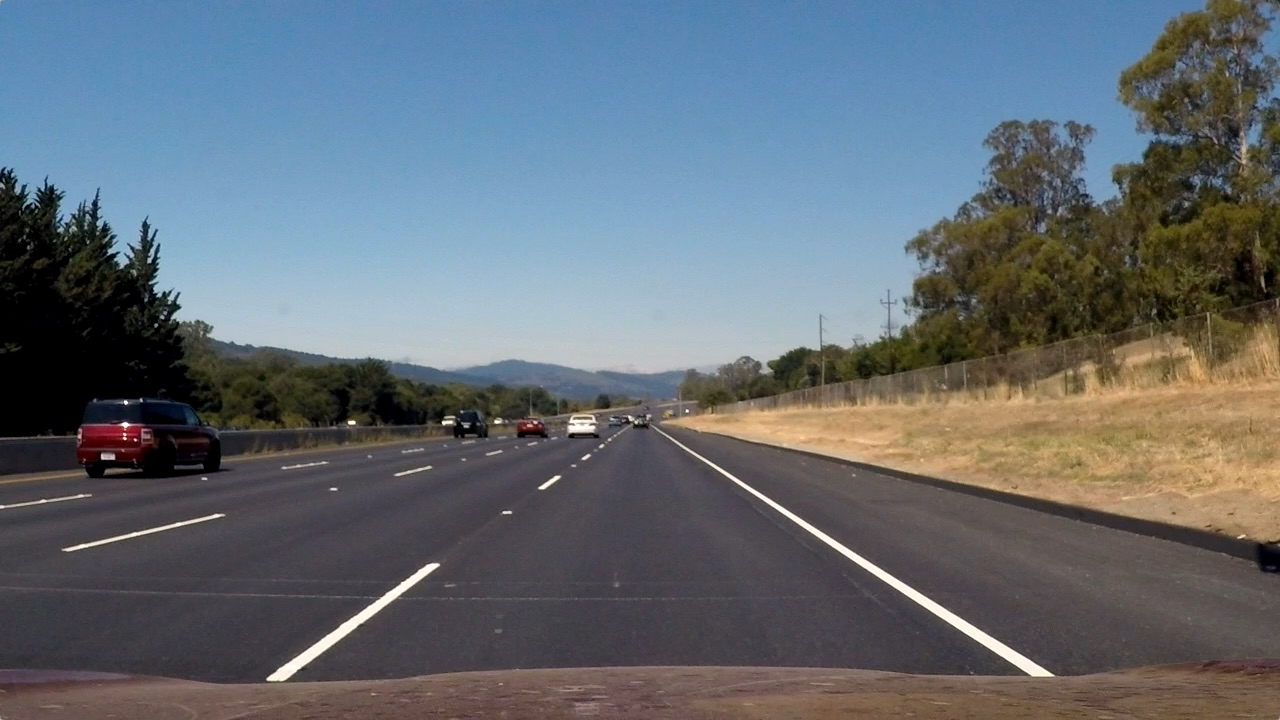
#> input picture test_images/straight_lines2.jpg, 1280 x 720 px
$ python camera.py
#> lines starting #> are read from the running program, lines starting #| are printed output that depends on the picture; after the words box and inside, x2 and y2 are one past the last pixel; in counts of white or black regions, pixels touching at a corner belong together
import numpy as np
import cv2
import sys
import math


lower_yellow = np.array([20, 100, 100])
upper_yellow = np.array([30, 255, 255])

def canny(img, low_threshold, high_threshold):
    """Applies the Canny transform"""
    return cv2.Canny(img, low_threshold, high_threshold)

#cap = cv2.VideoCapture(0)

frame = cv2.imread('../test_images/straight_lines2.jpg',1)
#> frame is the input picture: shape (720, 1280, 3); mean B, G, R 115.1, 107.7, 99.4

# Our operations on the frame come here
gray = cv2.cvtColor(frame, cv2.COLOR_BGR2GRAY)
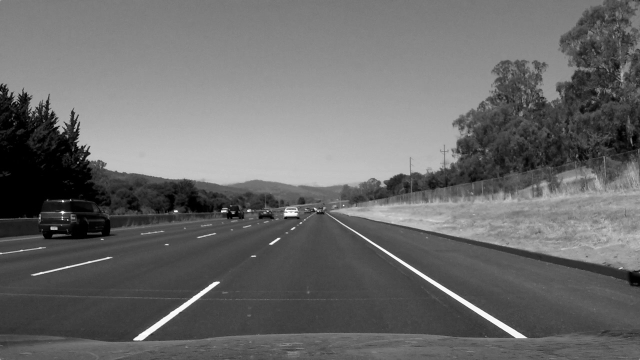
#> gray: shape (720, 1280) (shown at 1/2 size); min 0, max 254, mean 106
hsv_img = cv2.cvtColor(frame,cv2.COLOR_BGR2HSV)
#> hsv_img: shape (720, 1280, 3); mean H, S, V 81.6, 75.9, 127.4
#TODO:

mask_yellow = cv2.inRange(hsv_img,lower_yellow,upper_yellow)
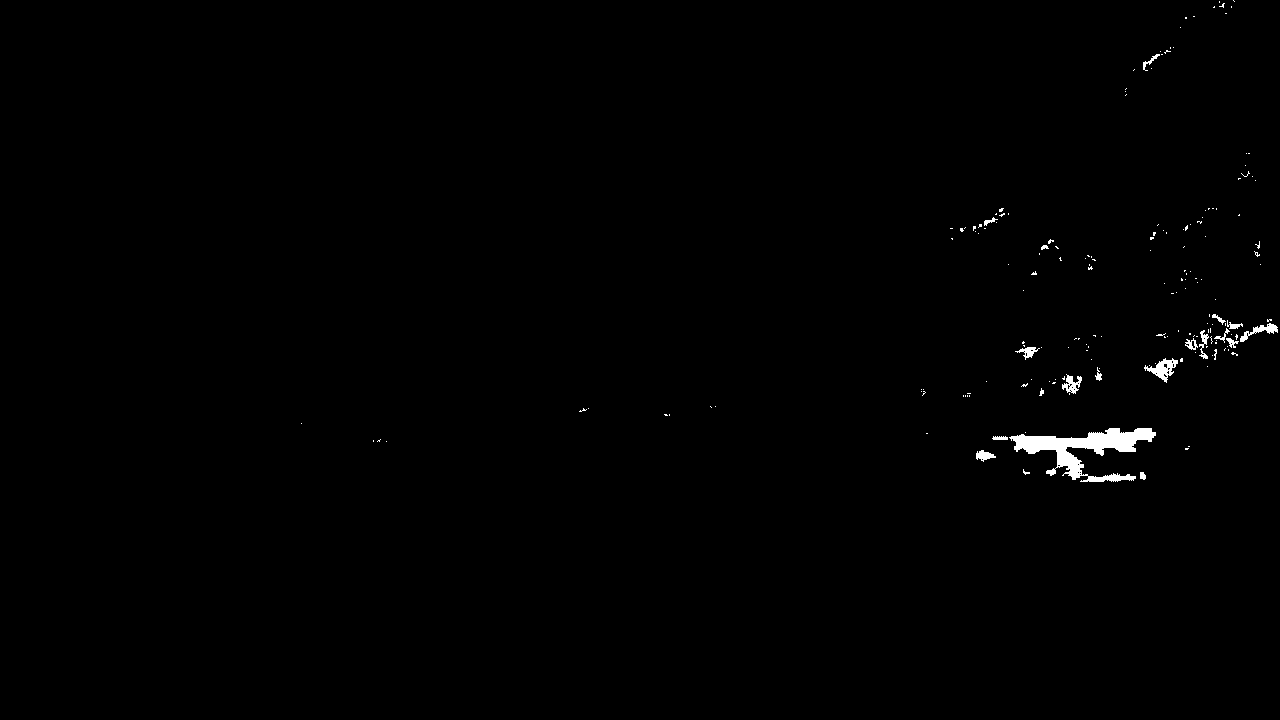
#> mask_yellow: shape (720, 1280); 0.58% white; 182 white regions (162 under 20 px), largest, box (x1, y1, x2, y2) and area: (1009, 428, 1156, 482) 2966, (1144, 358, 1178, 383) 352, (1240, 323, 1278, 342) 233
mask_white = cv2.inRange(gray, 200, 255)
#> mask_white: shape (720, 1280); 0.65% white; 66 white regions (56 under 20 px), largest, box (x1, y1, x2, y2) and area: (669, 437, 1054, 676) 2978, (267, 564, 439, 681) 1856, (65, 514, 222, 551) 389
mask_yw = cv2.bitwise_or(mask_white, mask_yellow)
#> mask_yw: shape (720, 1280); 1.2% white; 248 white regions (218 under 20 px), largest, box (x1, y1, x2, y2) and area: (669, 437, 1054, 676) 2978, (1009, 428, 1156, 482) 2966, (267, 564, 439, 681) 1856
mask_yw_image = cv2.bitwise_and(gray, mask_yw)
gauss_img = cv2.GaussianBlur(mask_yw_image,(5,5),0)

low_threshold = 50
high_threshold = 150
canny_edges = canny(gauss_img,low_threshold,high_threshold)
#> in canny, `return cv2.Canny(img, low_threshold, high_threshold)`:
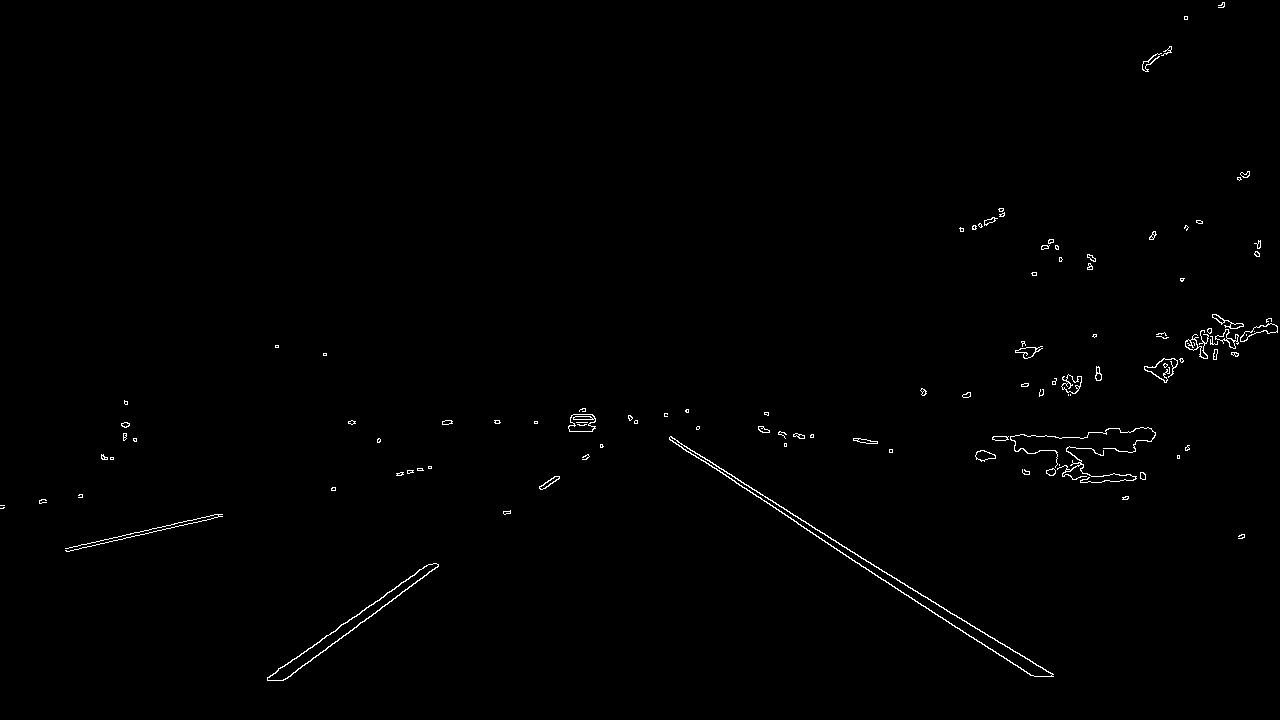
#> returned value: shape (720, 1280); 0.61% white in thin lines or dots

# Resize img
frameResize = cv2.resize(frame,(480,320))
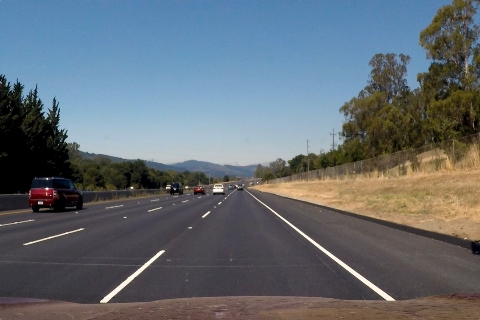
#> frameResize: shape (320, 480, 3); mean B, G, R 115, 107.6, 99.3
grayResize = cv2.resize(gray,(480,320))
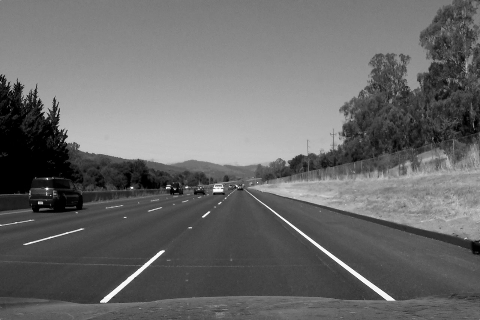
#> grayResize: shape (320, 480); min 0, max 254, mean 105.9
hsvResize = cv2.resize(hsv_img,(480,320))
#> hsvResize: shape (320, 480, 3); mean H, S, V 81.6, 75.8, 127.3
mask_white_Resize = cv2.resize(mask_white,(480,320))
mask_yw_Resize = cv2.resize(mask_yw,(480,320))

mask_yellow_Resize = cv2.resize(mask_yellow,(480,320))
#

# img_concate_Hori = np.concatenate((frameResize,hsvResize),axis=1)
# img_concate_Veti = np.concatenate((mask_yellow_Resize,mask_yellow_Resize),axis=1)
# img_concate = np.concatenate((img_concate_Hori,img_concate_Veti),axis=0)
cv2.imshow('nomal ',frameResize)
cv2.imshow('gray',grayResize)
cv2.imshow('canny',cv2.resize(canny_edges,(480,320)))
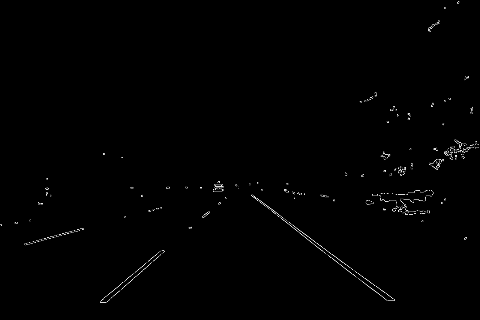
#> window 'canny': shape (320, 480); min 0, max 250, mean 1.6
cv2.imshow('gauss',cv2.resize(gauss_img,(480,320)))
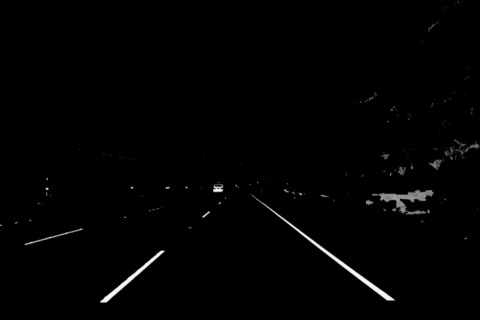
#> window 'gauss': shape (320, 480); min 0, max 253, mean 2.3

# Display the resulting frame


# move window


cv2.waitKey(0)
cv2.destroyAllWindows()

$ run again, with test_images/straight_lines1.jpg copied over test_images/straight_lines2.jpg
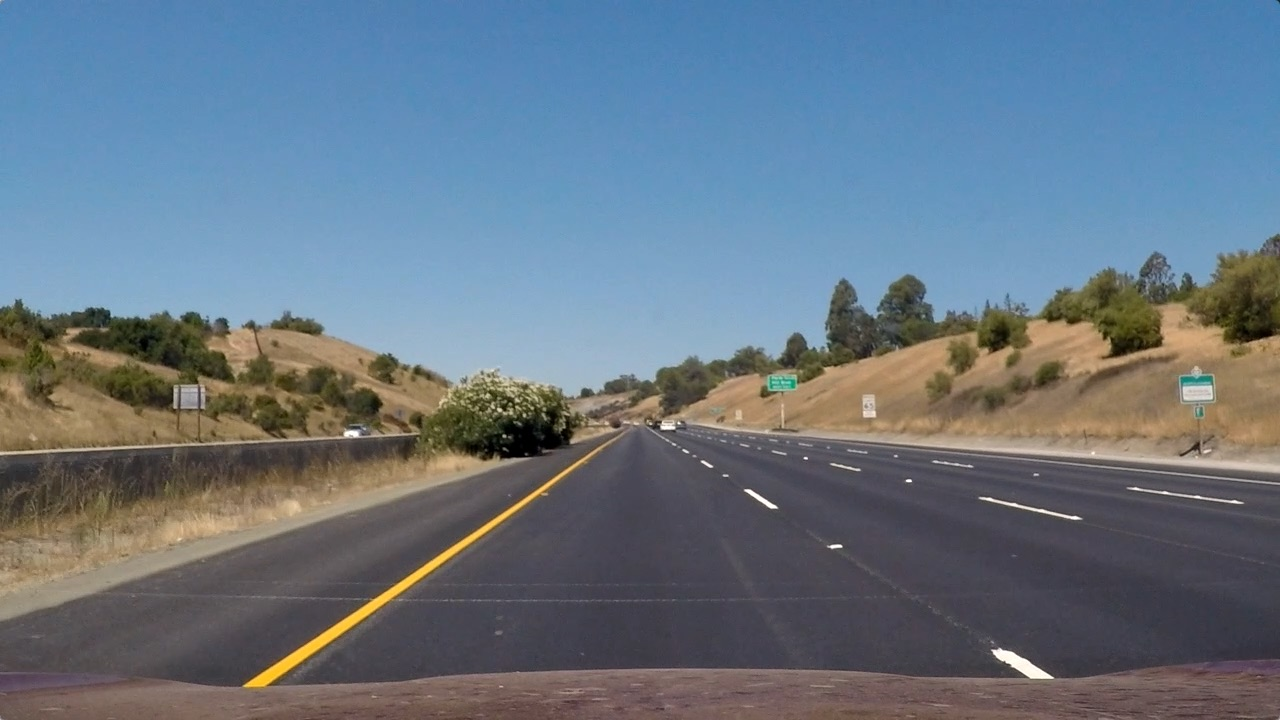
#> input picture test_images/straight_lines1.jpg, 1280 x 720 px
#> frame is the input picture: shape (720, 1280, 3); mean B, G, R 131.2, 117.7, 103.2
#> hsv_img: shape (720, 1280, 3); mean H, S, V 85.5, 85, 143.4
#> `mask_yellow = cv2.inRange(hsv_img,lower_yellow,upper_yellow)`:
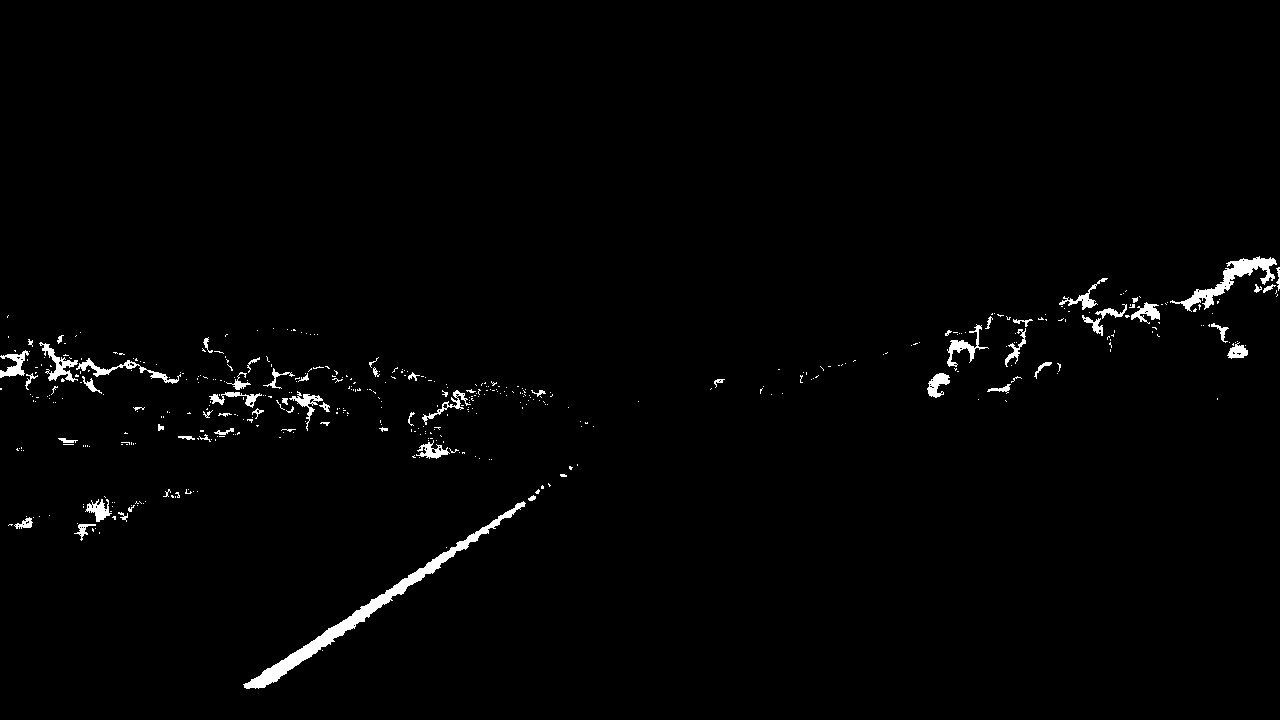
#> mask_yellow: shape (720, 1280); 1.4% white; 461 white regions (396 under 20 px), largest, box (x1, y1, x2, y2) and area: (243, 501, 526, 689) 3269, (1170, 256, 1277, 312) 1330, (76, 358, 181, 384) 507
#> mask_white: shape (720, 1280); 0.38% white; 129 white regions (116 under 20 px), largest, box (x1, y1, x2, y2) and area: (266, 467, 573, 673) 1316, (992, 648, 1053, 679) 647, (1183, 386, 1213, 400) 272
#> mask_yw: shape (720, 1280); 1.6% white; 562 white regions (486 under 20 px), largest, box (x1, y1, x2, y2) and area: (243, 466, 573, 689) 3426, (1170, 256, 1277, 312) 1330, (992, 648, 1053, 679) 647
#> hsvResize: shape (320, 480, 3); mean H, S, V 85.5, 84.9, 143.4
#> `cv2.imshow('gauss',cv2.resize(gauss_img,(480,320)))`:
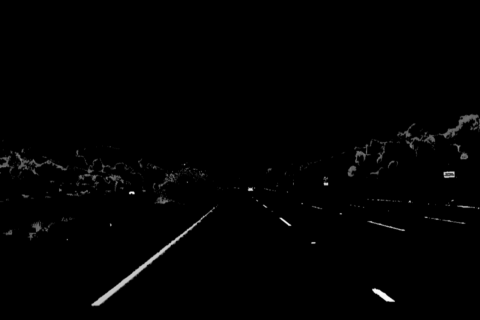
#> window 'gauss': shape (320, 480); min 0, max 252, mean 2.2

$ run again, with test_images/test1.jpg copied over test_images/straight_lines2.jpg
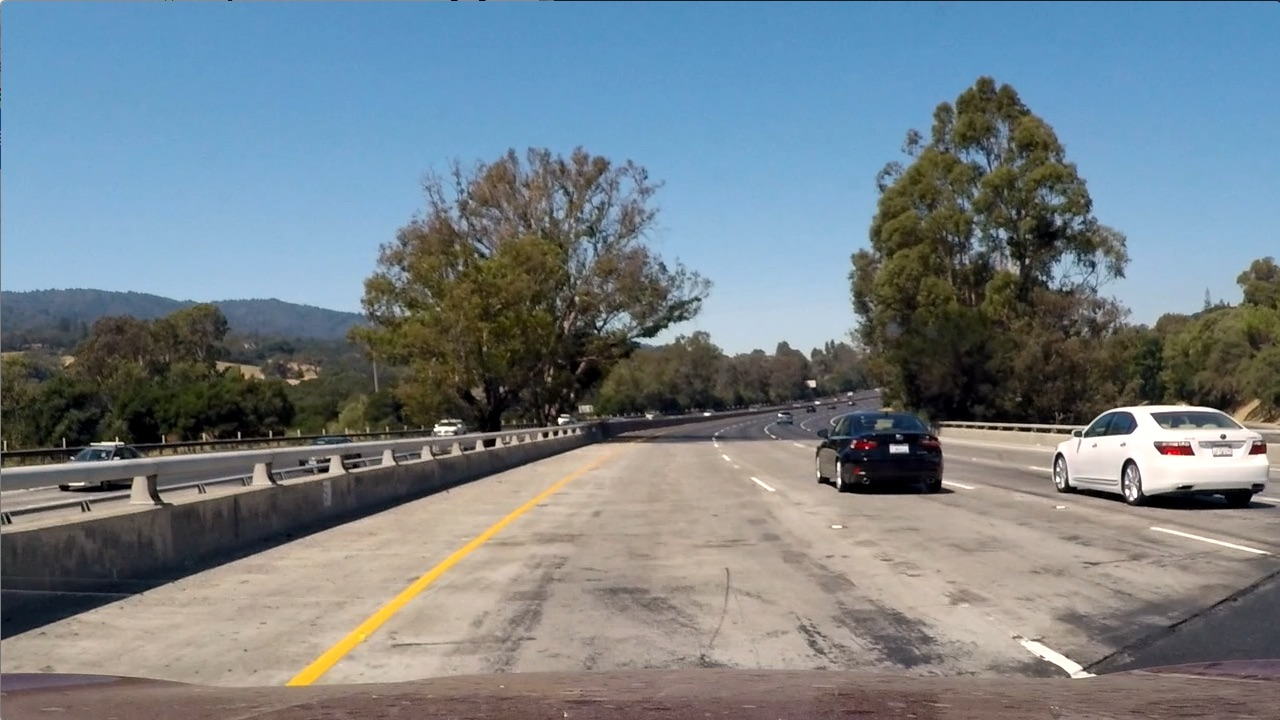
#> input picture test_images/test1.jpg, 1280 x 720 px
#> frame is the input picture: shape (720, 1280, 3); mean B, G, R 135.5, 128.7, 117.5
#> hsv_img: shape (720, 1280, 3); mean H, S, V 60.3, 78, 149.5
#> `mask_yellow = cv2.inRange(hsv_img,lower_yellow,upper_yellow)`:
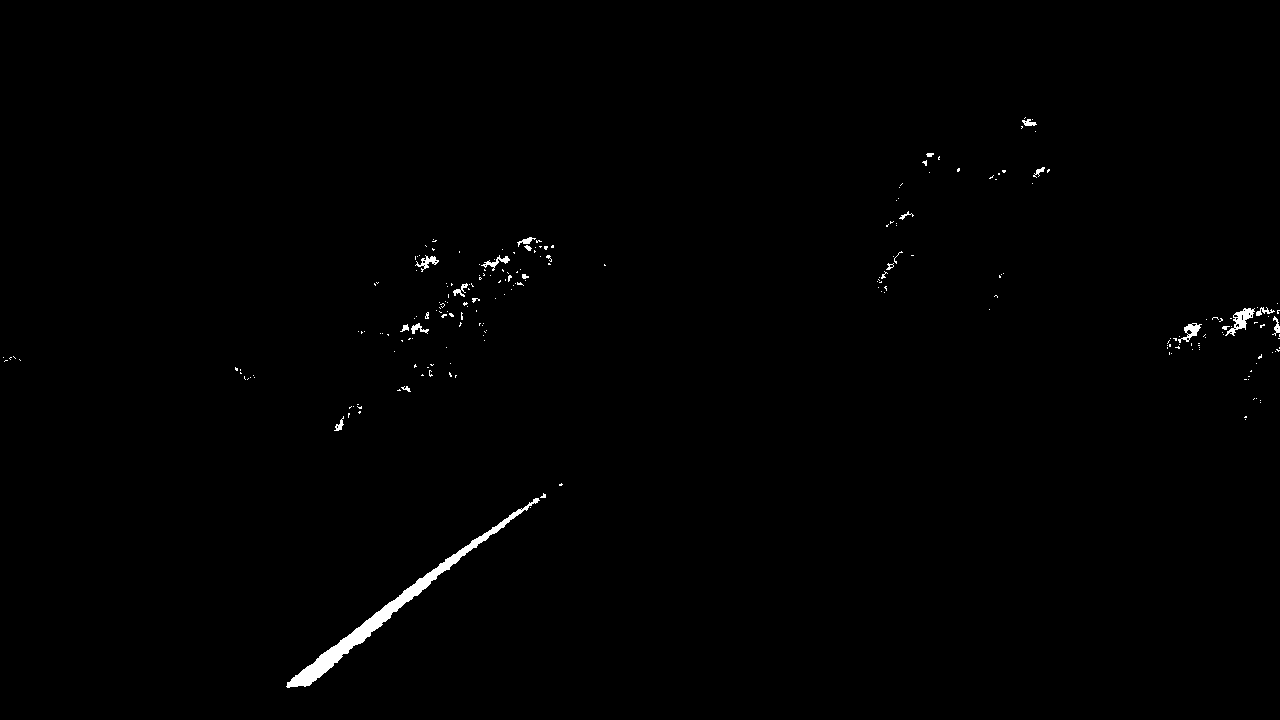
#> mask_yellow: shape (720, 1280); 0.59% white; 229 white regions (206 under 20 px), largest, box (x1, y1, x2, y2) and area: (286, 498, 540, 688) 3112, (1225, 308, 1255, 336) 304, (1178, 323, 1202, 343) 180
#> mask_white: shape (720, 1280); 2.6% white; 300 white regions (256 under 20 px), largest, box (x1, y1, x2, y2) and area: (939, 405, 1280, 491) 9557, (646, 297, 858, 359) 7015, (287, 459, 598, 685) 2925
#> mask_yw: shape (720, 1280); 3% white; 519 white regions (453 under 20 px), largest, box (x1, y1, x2, y2) and area: (939, 405, 1280, 491) 9557, (646, 297, 858, 359) 7015, (286, 459, 598, 688) 3815
#> hsvResize: shape (320, 480, 3); mean H, S, V 60.3, 77.9, 149.4
#> `cv2.imshow('gauss',cv2.resize(gauss_img,(480,320)))`:
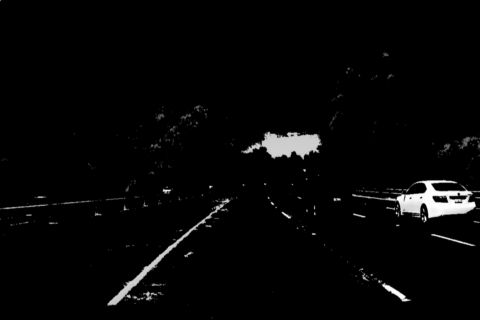
#> window 'gauss': shape (320, 480); min 0, max 255, mean 6.2
